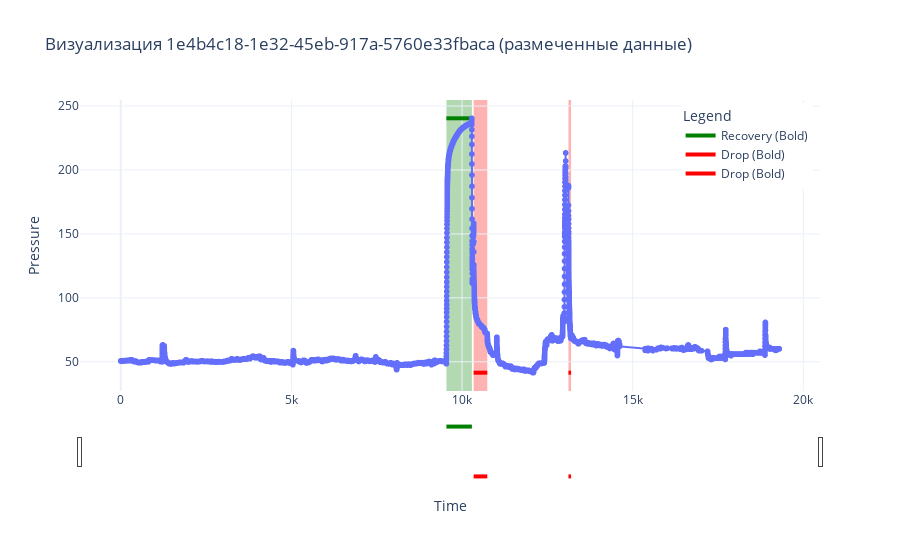

The notebook cell saved with this chart:
### Code cell
plot_annotated_data(filtered_df, gt_df, selected_file)

### Figure 1 — Plotly figure (JSON) as saved in the notebook; plotly's stock layout.template omitted (floating-point values rounded to 4 significant figures; data arrays with more than 128 entries replaced by an {"elided": "..."} marker saying what was removed)
{"data": [{"hovertemplate": "time=%{x}<br>pressure=%{y}<extra></extra>", "legendgroup": "", "line": {"color": "#636efa", "dash": "solid"}, "marker": {"symbol": "circle"}, "mode": "lines+markers", "name": "", "showlegend": false, "type": "scattergl", "x": {"elided": "21934 float values"}, "xaxis": "x", "y": {"elided": "21934 float values"}, "yaxis": "y"}, {"line": {"color": "green", "width": 4}, "mode": "lines", "name": "Recovery (Bold)", "type": "scatter", "x": [9542.0, 10290.0], "y": [240.4, 240.4]}, {"line": {"color": "red", "width": 4}, "mode": "lines", "name": "Drop (Bold)", "type": "scatter", "x": [10340.0, 10740.0], "y": [41.47, 41.47]}, {"line": {"color": "red", "width": 4}, "mode": "lines", "name": "Drop (Bold)", "type": "scatter", "x": [13120.0, 13190.0], "y": [41.47, 41.47]}], "layout": {"legend": {"title": {"text": "Legend"}, "tracegroupgap": 0, "x": 0.99, "xanchor": "right", "y": 0.99, "yanchor": "top"}, "shapes": [{"fillcolor": "green", "layer": "below", "line": {"width": 0}, "name": "Recovery", "opacity": 0.3, "type": "rect", "x0": 9542.0, "x1": 10290.0, "xref": "x", "y0": 0, "y1": 1, "yref": "y domain"}, {"fillcolor": "red", "layer": "below", "line": {"width": 0}, "name": "Drop", "opacity": 0.3, "type": "rect", "x0": 10340.0, "x1": 10740.0, "xref": "x", "y0": 0, "y1": 1, "yref": "y domain"}, {"fillcolor": "red", "layer": "below", "line": {"width": 0}, "name": "Drop", "opacity": 0.3, "type": "rect", "x0": 13120.0, "x1": 13190.0, "xref": "x", "y0": 0, "y1": 1, "yref": "y domain"}], "title": {"text": "Визуализация 1e4b4c18-1e32-45eb-917a-5760e33fbaca (размеченные данные)"}, "xaxis": {"anchor": "y", "domain": [0, 1], "rangeslider": {"visible": true}, "title": {"text": "Time"}, "type": "linear"}, "yaxis": {"anchor": "x", "domain": [0, 1], "fixedrange": false, "title": {"text": "Pressure"}}}}
